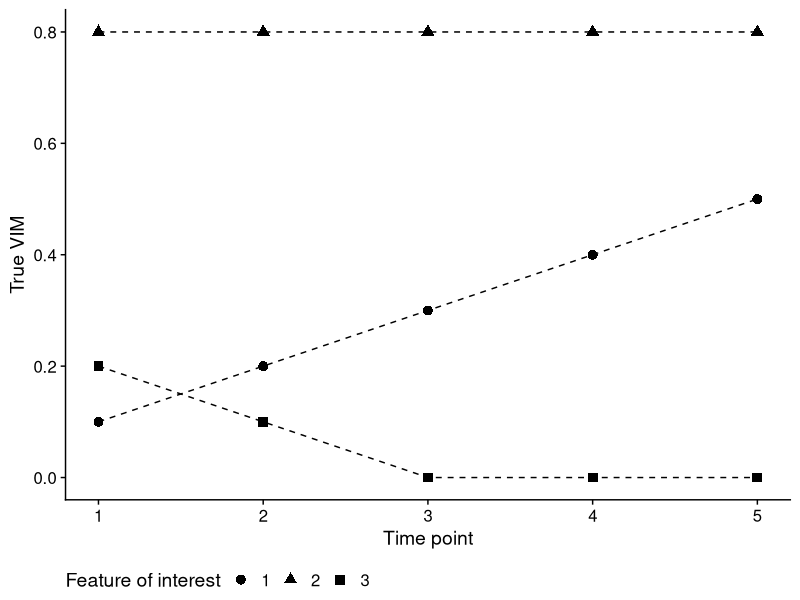

This chart was generated by the following R code:
library("dplyr")
library("ggplot2")
library("cowplot")
theme_set(theme_cowplot())
vims_1 <- tibble::tibble(s = "1", k = 1:5,
                         vim = c(1:5 * 0.1))
vims_2 <- tibble::tibble(s = "2", k = 1:5,
                         vim = rep(0.8, 5))
vims_3 <- tibble::tibble(s = "3", k = 1:5,
                         vim = c(2:0 * 0.1, rep(0, 2)))
all_vims <- tibble::as_tibble(rbind.data.frame(vims_1, vims_2, vims_3))
longitudinal_vim_plot <- all_vims %>%
  ggplot(aes(x = k, y = vim, shape = s)) +
  geom_point(size = 3) +
  geom_line(linetype = "dashed") +
  labs(x = "Time point", y = "True VIM", shape = "Feature of interest") +
  theme(legend.position = "bottom", legend.direction = "horizontal")
ggsave(here::here("img", "lvim_example.png"),
       longitudinal_vim_plot, width = 4, height = 3, units = "in", dpi = 300)
